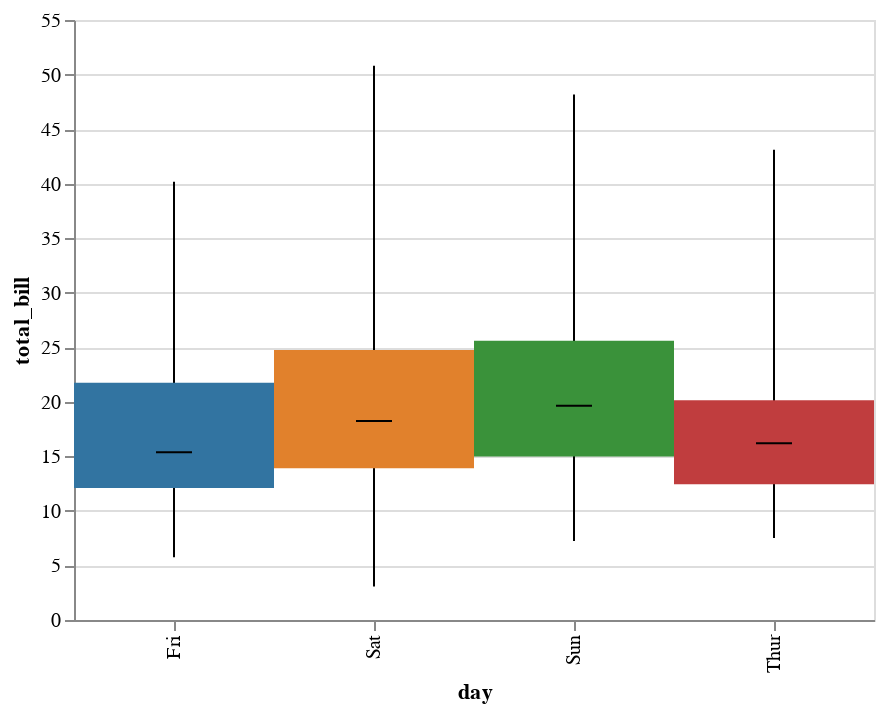

This figure's notebook cell:
### Code cell
display(salt.boxplot(x="day", y="total_bill", data=tips))
ax = sns.boxplot(x="day", y="total_bill", data=tips)

### Figure 1 — Vega-Lite specification as saved in the notebook (floating-point values rounded to 4 significant figures; data arrays with more than 128 entries replaced by an {"elided": "..."} marker saying what was removed)
{"$schema": "https://vega.github.io/schema/vega-lite/v2.4.1.json", "config": {"range": {"category": ["rgba(49.62499999999999,115.62499999999996,161.37500000000003,1)", "rgba(224.87499999999997,128.875,44.12500000000004,1)", "rgba(58.49999999999999,145.50000000000003,58.49999999999999,1)", "rgba(192.125,60.87500000000001,61.62499999999999,1)", "rgba(147.49999999999994,113.74999999999999,178.25,1)", "rgba(131.875,91.37500000000001,83.12500000000001,1)", "rgba(213.50000000000003,132.49999999999997,188.74999999999994,1)", "rgba(127.0,127.0,127.0,1)", "rgba(168.87500000000003,169.625,53.37500000000001,1)", "rgba(45.99999999999998,171.25,184.00000000000003,1)"]}, "view": {"height": 300, "width": 400}}, "data": {"values": {"elided": "244 records"}}, "layer": [{"encoding": {"x": {"field": "day", "type": "nominal"}, "y": {"aggregate": "min", "field": "total_bill", "type": "quantitative"}, "y2": {"aggregate": "max", "field": "total_bill", "type": "quantitative"}}, "mark": "rule"}, {"encoding": {"color": {"field": "day", "legend": null, "type": "nominal"}, "x": {"field": "day", "type": "nominal"}, "y": {"aggregate": "q1", "axis": {"title": "total_bill"}, "field": "total_bill", "type": "quantitative"}, "y2": {"aggregate": "q3", "field": "total_bill", "type": "quantitative"}}, "mark": "bar"}, {"encoding": {"x": {"field": "day", "type": "nominal"}, "y": {"aggregate": "median", "field": "total_bill", "type": "quantitative"}}, "mark": {"color": "black", "size": 18, "type": "tick"}}]}
